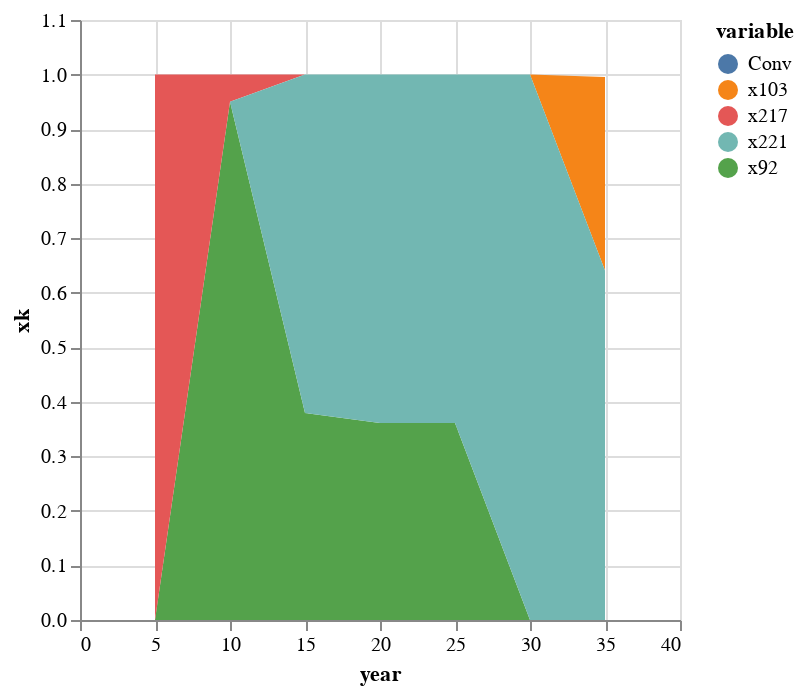

Notebook cell for this chart:
### Code cell
transpose(xk)
df1=DataFrame(xk',:auto)
df1[!,:year] = 5*collect(1:7)
df1=df1[!, any.(>(0), eachcol(df1))]
df1[!,:Conv] = zeros(7)
sNames="compromise ".*string.(collect(1:length(xk[:,1])))


comp=df1 |> stack |> @vlplot(:area, x=:year, y={:value, stack=:zero, title="xk"}, color="variable:n",legend=:sNames) 
#save("./result-case-roadmap/compromise-roadmap.svg", comp)
comp

### Figure 1 — Vega-Lite specification as saved in the notebook (floating-point values rounded to 4 significant figures)
{"data": {"values": [{"value": 0, "variable": "x92", "year": 5}, {"value": 0.95, "variable": "x92", "year": 10}, {"value": 0.3793, "variable": "x92", "year": 15}, {"value": 0.361, "variable": "x92", "year": 20}, {"value": 0.361, "variable": "x92", "year": 25}, {"value": 0, "variable": "x92", "year": 30}, {"value": 0, "variable": "x92", "year": 35}, {"value": 0, "variable": "x103", "year": 5}, {"value": 0, "variable": "x103", "year": 10}, {"value": 0, "variable": "x103", "year": 15}, {"value": 0, "variable": "x103", "year": 20}, {"value": 0, "variable": "x103", "year": 25}, {"value": 0, "variable": "x103", "year": 30}, {"value": 0.3545, "variable": "x103", "year": 35}, {"value": 1, "variable": "x217", "year": 5}, {"value": 0.05, "variable": "x217", "year": 10}, {"value": 0, "variable": "x217", "year": 15}, {"value": 0, "variable": "x217", "year": 20}, {"value": 0, "variable": "x217", "year": 25}, {"value": 0, "variable": "x217", "year": 30}, {"value": 0, "variable": "x217", "year": 35}, {"value": 0, "variable": "x221", "year": 5}, {"value": 0, "variable": "x221", "year": 10}, {"value": 0.6207, "variable": "x221", "year": 15}, {"value": 0.639, "variable": "x221", "year": 20}, {"value": 0.639, "variable": "x221", "year": 25}, {"value": 1, "variable": "x221", "year": 30}, {"value": 0.6409, "variable": "x221", "year": 35}, {"value": 0, "variable": "Conv", "year": 5}, {"value": 0, "variable": "Conv", "year": 10}, {"value": 0, "variable": "Conv", "year": 15}, {"value": 0, "variable": "Conv", "year": 20}, {"value": 0, "variable": "Conv", "year": 25}, {"value": 0, "variable": "Conv", "year": 30}, {"value": 0, "variable": "Conv", "year": 35}]}, "encoding": {"color": {"field": "variable", "type": "nominal"}, "x": {"field": "year", "type": "quantitative"}, "y": {"field": "value", "stack": "zero", "title": "xk", "type": "quantitative"}}, "legend": "sNames", "mark": "area"}
